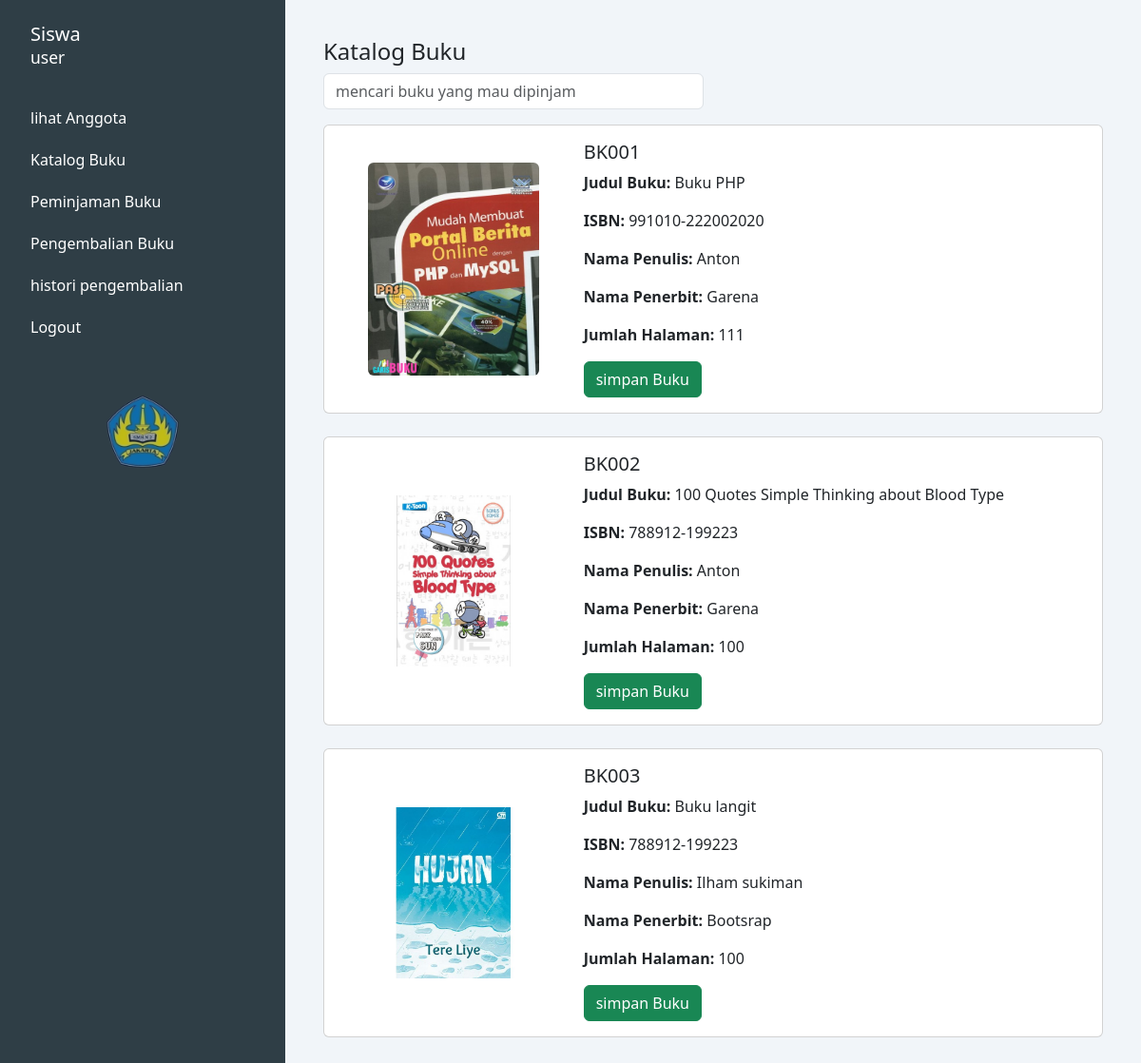
Screenshot of /katalog_buku.php with the database file from the repository.
### tables this page shows
CREATE TABLE `data_buku` (
  `id_buku` varchar(11) NOT NULL,
  `judul_buku` varchar(255) NOT NULL,
  `isbn` varchar(255) NOT NULL,
  `nama_penulis` varchar(255) NOT NULL,
  `nama_penerbit` varchar(255) NOT NULL,
  `jumlah_halaman` int(11) NOT NULL,
  `foto` longblob DEFAULT NULL
);

### katalog_buku.php (the view, shortened to what this page needs)
<!DOCTYPE html>
<html lang="en">
<head>
  <link href="https://cdn.jsdelivr.net/npm/bootstrap@5.3.0/dist/css/bootstrap.min.css" rel="stylesheet" />
</head>
<body>
  <div class="container-fluid">
    <div class="row">
      <nav class="col-md-3 d-none d-md-block sidebar min-vh-100 position-relative">
        <h5 class="pt-4">Siswa<br /><small>user</small></h5>
        <a href="lihat_anggota.php">lihat Anggota</a>
        <a href="katalog_buku.php">Katalog Buku</a>
        <a href="peminjaman_buku.php">Peminjaman Buku</a>
        <a href="pengembalian_buku.php">Pengembalian Buku</a>
        <a href="histori_pengembalian.php">histori pengembalian</a>
        <a href="logout.php">Logout</a>
        <div class="image-box text-center mt-5">
          <img src="assets/logo_sekolah.png" alt="icon" />
        </div>
      </nav>
      <main class="col-md-9 col-12 main-content">
        <h4>Katalog Buku</h4>
        <div class="input-group mb-3">
          <input type="text" id="searchInput" class="form-control form-control-md me-2" placeholder="mencari buku yang mau dipinjam" style="max-width: 400px;" onkeyup="filterCards()" />
        </div>
        <?php
        $servername = "localhost";
        $username = "root";
        $password = "";
        $dbname = "perpustakaan";
        $conn = new mysqli($servername, $username, $password, $dbname);
        $php_search_query = "";
        $sql = "SELECT id_buku, judul_buku, isbn, nama_penulis, nama_penerbit, jumlah_halaman, foto FROM data_buku" . $php_search_query;
        $result = $conn->query($sql);
        if ($result->num_rows > 0) {
            while ($row = $result->fetch_assoc()) {
                ?>
                <div class="card mb-4 book-card">
                  <div class="row g-0">
                    <div class="col-md-4">
                      <img src="<?php echo htmlspecialchars($row['foto']); ?>" class="img-fluid rounded-start" alt="Book Cover">
                    </div>
                    <div class="col-md-8">
                      <div class="card-body">
                        <h5 class="card-title book-id"><?php echo htmlspecialchars($row['id_buku']); ?></h5> <p class="card-text book-title"><strong>Judul Buku:</strong> <?php echo htmlspecialchars($row['judul_buku']); ?></p> <p class="card-text"><strong>ISBN:</strong> <?php echo htmlspecialchars($row['isbn']); ?></p>
                        <p class="card-text book-author"><strong>Nama Penulis:</strong> <?php echo htmlspecialchars($row['nama_penulis']); ?></p> <p class="card-text"><strong>Nama Penerbit:</strong> <?php echo htmlspecialchars($row['nama_penerbit']); ?></p>
                        <p class="card-text"><strong>Jumlah Halaman:</strong> <?php echo htmlspecialchars($row['jumlah_halaman']); ?></p>
                        <form action="process_peminjaman.php" method="POST" style="display:inline;">
                        <button type="submit" class="btn btn-success">simpan Buku</button>
                       </form>
                      </div>
                    </div>
                  </div>
                </div>
                <?php
            }
        } else {
            echo "<p>buku belum ditambahkan</p>";
        }
        ?>
      </main>
    </div>
  </div>
</body>
</html>

### katalog_buku.php (style rules this page uses)
body { background-color: #f1f5f9; margin: 0; }
.sidebar { background-color: #2f3e46; color: white; }
.sidebar h5 { margin-left: 20px; margin-bottom: 30px; }
.sidebar a { display: block; color: white; padding: 10px 20px; text-decoration: none; }
.image-box img { width: 80px; opacity: 0.7; }
.main-content { padding: 40px; }
.book-card .col-md-4 { display: flex; align-items: center; justify-content: center; padding: 15px; }
.book-card img { width: 100%; max-width: 180px; height: auto; object-fit: contain; border-radius: var(--bs-border-radius); }
.book-card .card-body { padding-left: 0; }

### rows the page displays
data_buku: foto (picture), id_buku "BK001", judul_buku "Buku PHP", isbn "991010-222002020", nama_penulis "Anton", nama_penerbit "Garena", jumlah_halaman "111"
data_buku: foto (picture), id_buku "BK002", judul_buku "100 Quotes Simple Thinking about Blood Type", isbn "788912-199223", nama_penulis "Anton", nama_penerbit "Garena", jumlah_halaman "100"
data_buku: foto (picture), id_buku "BK003", judul_buku "Buku langit", isbn "788912-199223", nama_penulis "Ilham sukiman", nama_penerbit "Bootsrap", jumlah_halaman "100"
